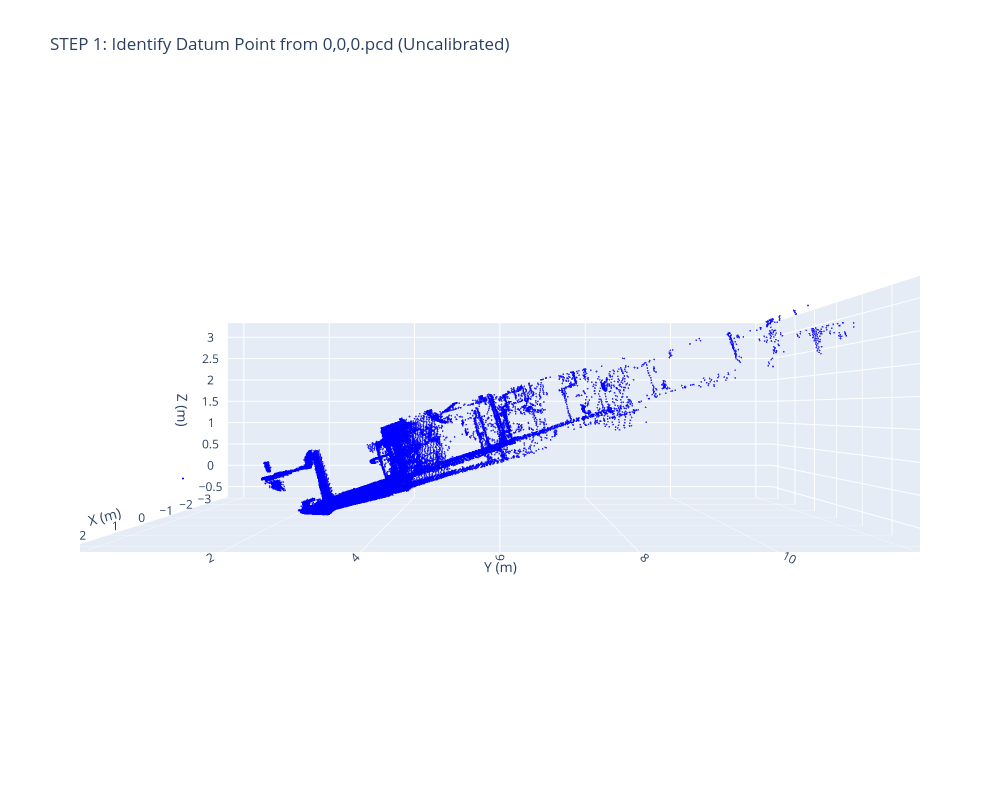

The notebook cell saved with this chart:
### Markdown cell above
### Load uncalibrated (rotation and translation)

To visualize the image

### Code cell
import numpy as np
import open3d as o3d
import os
import plotly.graph_objects as go

# =================================================================
# PROCEDURE STEP 1: INITIAL VISUAL INSPECTION AND DATUM IDENTIFICATION
# Goal: Load the reference PCD file, visualize it, and manually record 
# the coordinates of the desired new datum point (e.g., the center of a marker).
# =================================================================

# --- CONFIGURATION ---

# 1. Full path to the single, uncalibrated reference PCD file (e.g., the one taken at the reference position).
FULL_PCD_PATH = r"C:\Users\Hazimi\OneDrive\CEEM222 6M MEC698 Internship\ground_calibration\uncalib\0,0,0.pcd"

# --- SCRIPT EXECUTION ---

PCD_FILENAME = os.path.basename(FULL_PCD_PATH)

if not os.path.exists(FULL_PCD_PATH):
    print(f"❌ ERROR: File not found at {FULL_PCD_PATH}")
else:
    try:
        datum_pcd = o3d.io.read_point_cloud(FULL_PCD_PATH)
        points = np.asarray(datum_pcd.points)

        print(f"Loading file: {PCD_FILENAME}")
        print("Point cloud loaded. Please use the interactive plot to find your desired datum point.")

        # --- Visualization ---
        fig = go.Figure(
            data=[
                go.Scatter3d(
                    x=points[:, 0],
                    y=points[:, 1],
                    z=points[:, 2],
                    mode='markers',
                    marker=dict(size=1, opacity=0.8, color='blue'),
                    name='Point Cloud'
                )
            ]
        )
        
        # Set the default view to the YZ plane (looking down the X-axis)
        fig.update_layout(
            title=f"STEP 1: Identify Datum Point from {PCD_FILENAME} (Uncalibrated)",
            scene=dict(
                aspectmode='data',
                xaxis_title="X (m)", yaxis_title="Y (m)", zaxis_title="Z (m)",
                camera=dict(
                    up=dict(x=0, y=0, z=1),    # Z-axis is defined as UP
                    center=dict(x=0, y=0, z=0),
                    eye=dict(x=2, y=0, z=0)    # Camera is placed on the X-axis (views YZ plane)
                )
            ),
            width=1000,
            height=800
        )
        fig.show()

        # Output instructions for the user
        print("\n--- Procedure Output ---")
        print("ACTION REQUIRED: Use the interactive plot to hover over the desired datum point.")
        print("Record the exact X, Y, Z coordinates displayed in the hover tooltip for use in the next step (Module 4).")
        print("------------------------")

    except Exception as e:
        print(f"❌ Failed to process {PCD_FILENAME}: {e}")

### Figure 1 — Plotly figure (JSON) as saved in the notebook; plotly's stock layout.template omitted (floating-point values rounded to 4 significant figures; data arrays with more than 128 entries replaced by an {"elided": "..."} marker saying what was removed)
{"data": [{"marker": {"color": "blue", "opacity": 0.8, "size": 1}, "mode": "markers", "name": "Point Cloud", "type": "scatter3d", "x": {"elided": "36200 float values"}, "y": {"elided": "36200 float values"}, "z": {"elided": "36200 float values"}}], "layout": {"height": 800, "scene": {"aspectmode": "data", "camera": {"center": {"x": 0, "y": 0, "z": 0}, "eye": {"x": 2, "y": 0, "z": 0}, "up": {"x": 0, "y": 0, "z": 1}}, "xaxis": {"title": {"text": "X (m)"}}, "yaxis": {"title": {"text": "Y (m)"}}, "zaxis": {"title": {"text": "Z (m)"}}}, "title": {"text": "STEP 1: Identify Datum Point from 0,0,0.pcd (Uncalibrated)"}, "width": 1000}}
